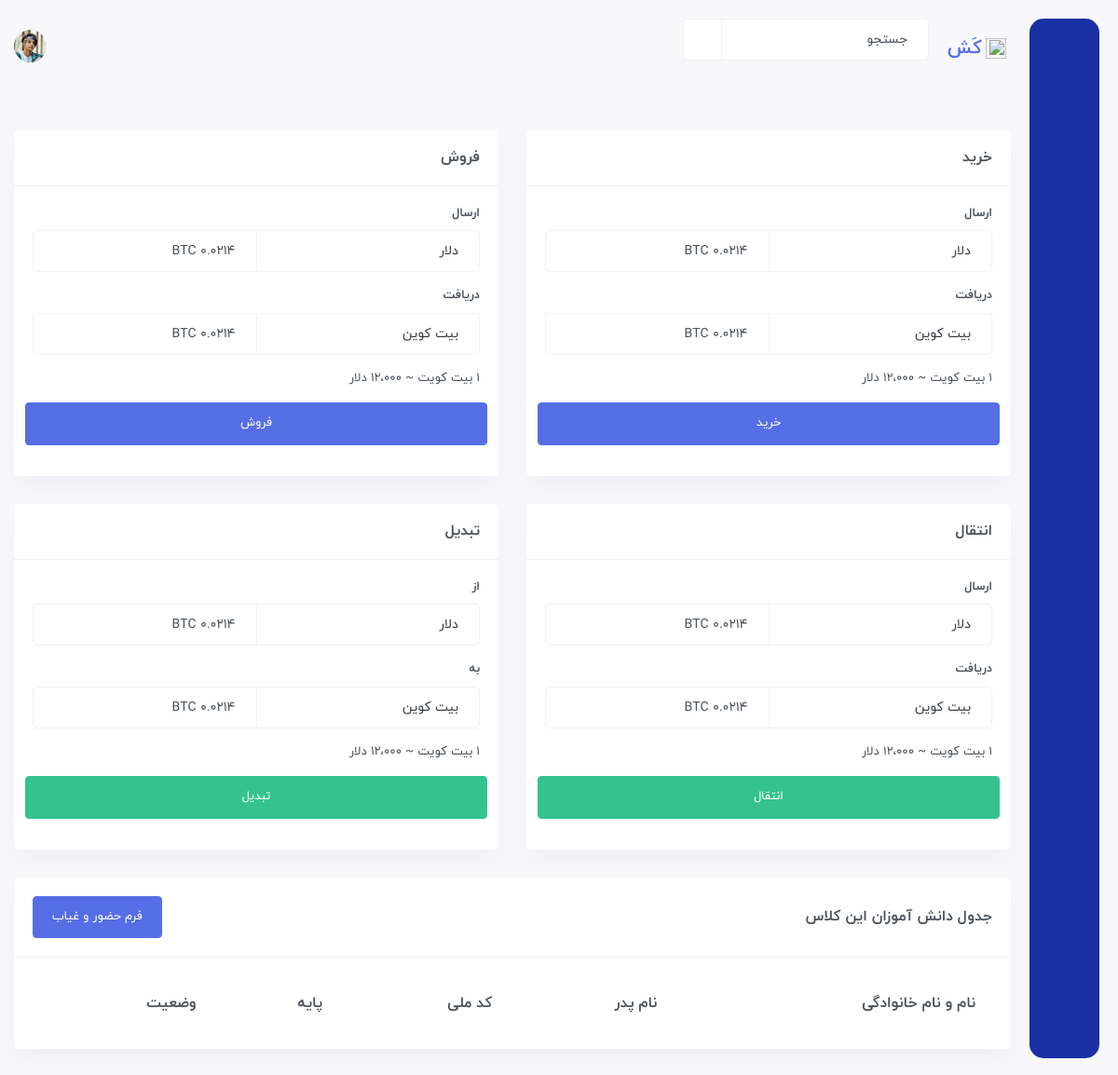
The app's page /class-room/M/101 (signed in), older data.
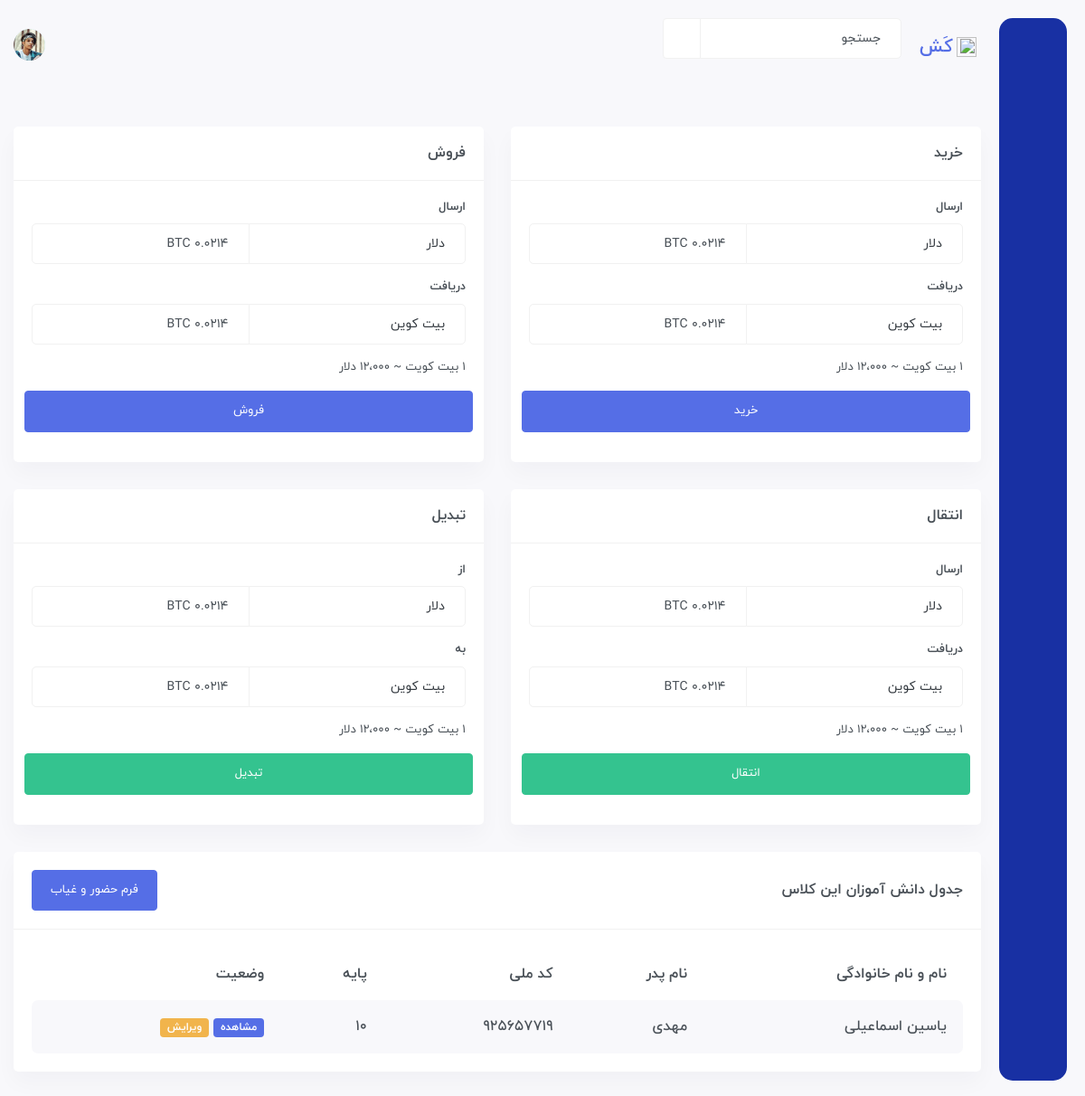
The same page, newer data.
### Student/models.py (models this page shows, shortened)
class Student(models.Model):
    LEVEL = (
        ('10', 'دهم'),
        ('12', 'یازدهم'),
        ('11', 'دوازدهم'),
    )
    first_name = models.CharField(max_length=100, verbose_name='نام')
    last_name = models.CharField(max_length=100, verbose_name='نام خانوادگی')
    father_name = models.CharField(max_length=100, null=True, verbose_name='نام پدر')
    id_code = models.IntegerField(unique=True, verbose_name='کد ملی')
    class_room = models.ForeignKey(ClassRoom, on_delete=models.CASCADE)
    level = models.CharField(choices=LEVEL, max_length=2, verbose_name='پایه')
    level_up = models.BooleanField(default=False, verbose_name='قبول شده / قبول نشده')

### Student/views.py (the view)
class ClassRoomView(LoginRequiredMixin, generic.View):
    login_url = 'account:login'
    def get(self, request, *args, **kwargs):
        shift = kwargs.get('shift')
        class_name = kwargs.get('class_name')
        students_by_class_room = models.Student.objects.filter(class_room__shift=shift, class_room__name=class_name).all()
        context = {
            'student_class_room': students_by_class_room,
            'cn': class_name
        }
        return render(request, 'class-room.html', context)

### templates/class-room.html (shortened to what the changed rows need)
﻿{% extends 'base.html' %}
{% block body %}
	<div id="main-wrapper">
	    <div class="content-body">
		<div class="container">
		    <div class="row">
			<div class="col-xxl-12">
			    <div class="card">
				<div class="card-body">
				    <div class="table-responsive">
					<table class="table table-striped responsive-table">
					    <thead>
						<tr>
						    <th>نام و نام خانوادگی</th>
						    <th>نام پدر</th>
						    <th>کد ملی</th>
						    <th>پایه</th>
						    <th>وضعیت</th>
						</tr>
					    </thead>
					    <tbody>
						{% for s in student_class_room %}
							<tr>
								<td><span class="danger-arrow">{{ s.first_name }} {{ s.last_name }}</span>
								</td>
								<td class="coin-name">
									{{ s.father_name }}
								</td>
								<td>
									{{ s.id_code }}
								</td>
								<td>{{ s.level }}</td>
								<td>
									<div class="badge bg-primary"><a href="" class="text-white">مشاهده</a></div>
									<div class="badge bg-warning"><a href="" class="text-white">ویرایش</a></div>
								</td>
							</tr>
						{% endfor %}
					    </tbody>
					</table>
				    </div>
				</div>
			    </div>
			</div>
		    </div>
		</div>
	    </div>
	</div>
{% endblock %}

Row changes from the older to the newer data that the page shows:
added Student: first_name "یاسین", last_name "اسماعیلی", father_name "مهدی", id_code "925657719", level "10"
